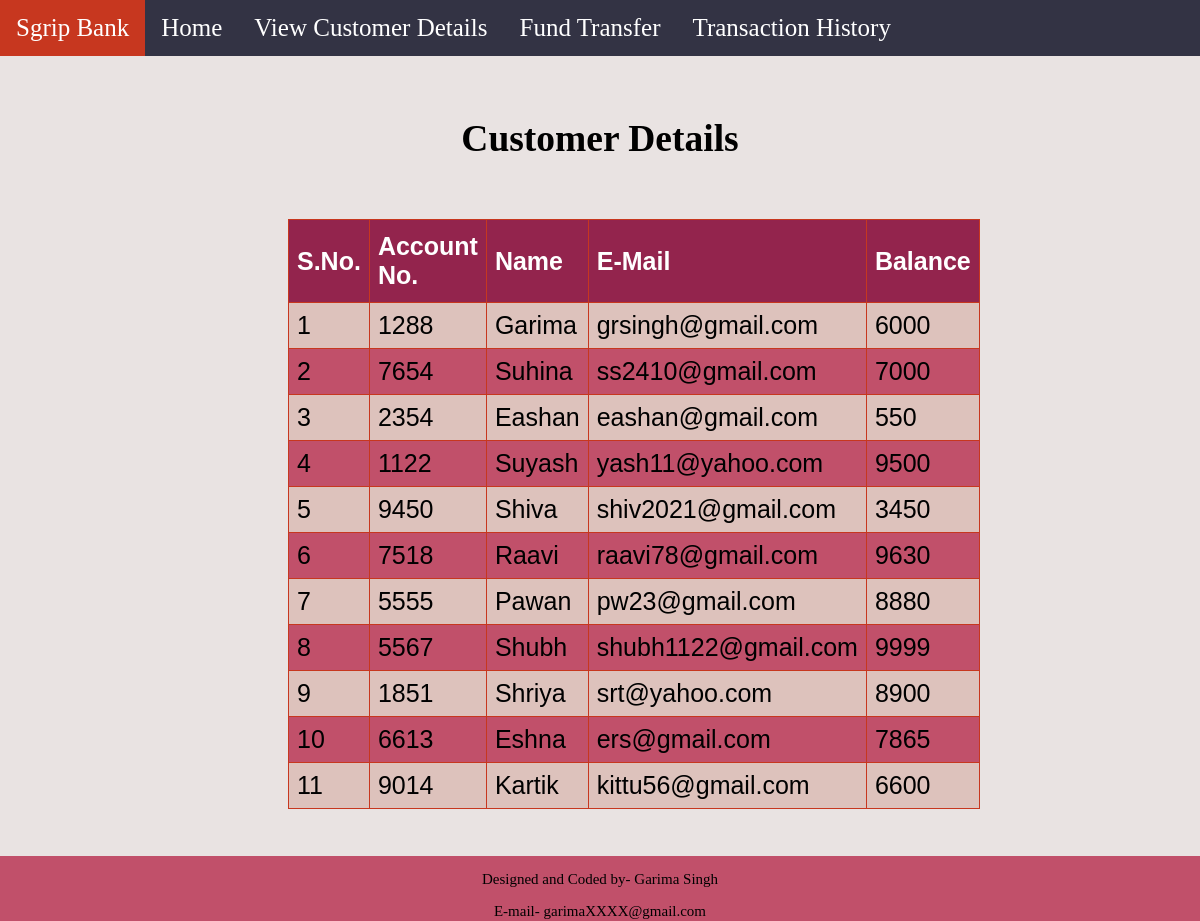
The app's page /AllCustomerInfo.php with its own data.
### tables this page shows
CREATE TABLE `accountdetails` (
  `sno` int(11) NOT NULL,
  `accID` int(11) NOT NULL,
  `name` varchar(50) NOT NULL,
  `email` varchar(100) NOT NULL,
  `balance` double NOT NULL
);

### AllCustomerInfo.php (the view, shortened to what this page needs)
<?php
    $servername = "";
    $username = "";
    $password = "";
    $bname = "";
    $connect = new mysqli($servername, $username, $password, $bname);
    $sql = "SELECT * FROM accountdetails" ;
    $result = $connect->query($sql);
?>
<!DOCTYPE html>
<html lang="en">
<head>
</head>
<body>
  <?php include('navbar.php'); ?>
       <div class="container">
            <h2 style="text-align: center">Customer Details</h2>
            <br>
            <table id="Table">
                <thead>
                    <tr>
                    <th>S.No.</th>
                    <th>Account No.</th>
                    <th>Name</th>
                    <th>E-Mail</th>
                    <th>Balance</th>
                    </tr>
                </thead>
                <?php
                while($row = $result->fetch_assoc()) {
                ?>
                <tr>
                    <td><?php echo $row['sno']; ?></td>
                    <td><?php echo $row['accID']; ?></td>
                    <td ><?php echo $row['name']; ?></td>
                    <td><?php echo $row['email']; ?></td>
                    <td><?php echo $row['balance']; ?></td>
                </tr>
                <?php
                }
                ?>
            </table>
        </div>
        <footer style="text-align: center">
            <p style="font-size:15px">Designed and Coded by- Garima Singh</p>
            <p style="font-size:15px">E-mail- garimaXXXX@gmail.com</p>
  </footer>
</body>
</html>

### navbar.php (shortened to what this page needs)
<!DOCTYPE html>
<html>
<head>
</head>
<body>
   <nav class="Nav">
    <ul>
    <li>
    <a class="title" href="#">Sgrip Bank</a>
    </li>
    <li>
    <a href="index.php">Home</a>
    </li>
    <li>
    <a href="AllCustomerInfo.php">View Customer Details</a>
    </li>
    <li>
    <a href="FundTransfer.php">Fund Transfer</a>
    </li>
    <li>
    <a href="History.php">Transaction History</a>
    </li>
    </ul>
   </nav>
<body>
</html>

### AllCustomerInfo.php (style rules this page uses)
html { position: relative; min-height: 100%; }
body { padding-top: 60px; font-size:25px; padding-bottom: 97px; background:#e9e3e2; }
.container { padding-top:6px; display: block; margin-top: 20px; margin-left: auto; margin-right: auto; width: 52%; }
td,th { border: 1px solid #c7371f; padding: 8px; }
#Table { font-family: Arial,Helvetica, sans-serif; border-collapse: collapse; margin-bottom: 15px; }
#Table tr:nth-child(even) { background-color: #c1506a; }
#Table tr:nth-child(odd) { background-color: #ddc2bc; }
#Table th { padding-top: 12px; padding-bottom: 12px; text-align:left; background-color: #93244d; color:white; }
footer { background-color:#c1506a; position: absolute; left: 0; bottom: 0; height: 65px; width: 100%; }

### navbar.php (style rules this page uses)
body { margin:0; }
ul { list-style-type: none; margin: 0; padding: 0; overflow: hidden; background-color: #334; position: fixed; top: 0; width: 100%; }
li { float: left; }
li a { display: block; color: white; text-align: center; padding: 14px 16px; text-decoration: none; }
.title { background-color: #c7371f; }

### records on screen
accountdetails: sno "1", accID "1288", name "Garima", email "grsingh@gmail.com", balance "6000"
accountdetails: sno "2", accID "7654", name "Suhina", email "ss2410@gmail.com", balance "7000"
accountdetails: sno "3", accID "2354", name "Eashan", email "eashan@gmail.com", balance "550"
accountdetails: sno "4", accID "1122", name "Suyash", email "yash11@yahoo.com", balance "9500"
accountdetails: sno "5", accID "9450", name "Shiva", email "shiv2021@gmail.com", balance "3450"
accountdetails: sno "6", accID "7518", name "Raavi", email "raavi78@gmail.com", balance "9630"
accountdetails: sno "7", accID "5555", name "Pawan", email "pw23@gmail.com", balance "8880"
accountdetails: sno "8", accID "5567", name "Shubh", email "shubh1122@gmail.com", balance "9999"
accountdetails: sno "9", accID "1851", name "Shriya", email "srt@yahoo.com", balance "8900"
accountdetails: sno "10", accID "6613", name "Eshna", email "ers@gmail.com", balance "7865"
accountdetails: sno "11", accID "9014", name "Kartik", email "kittu56@gmail.com", balance "6600"
